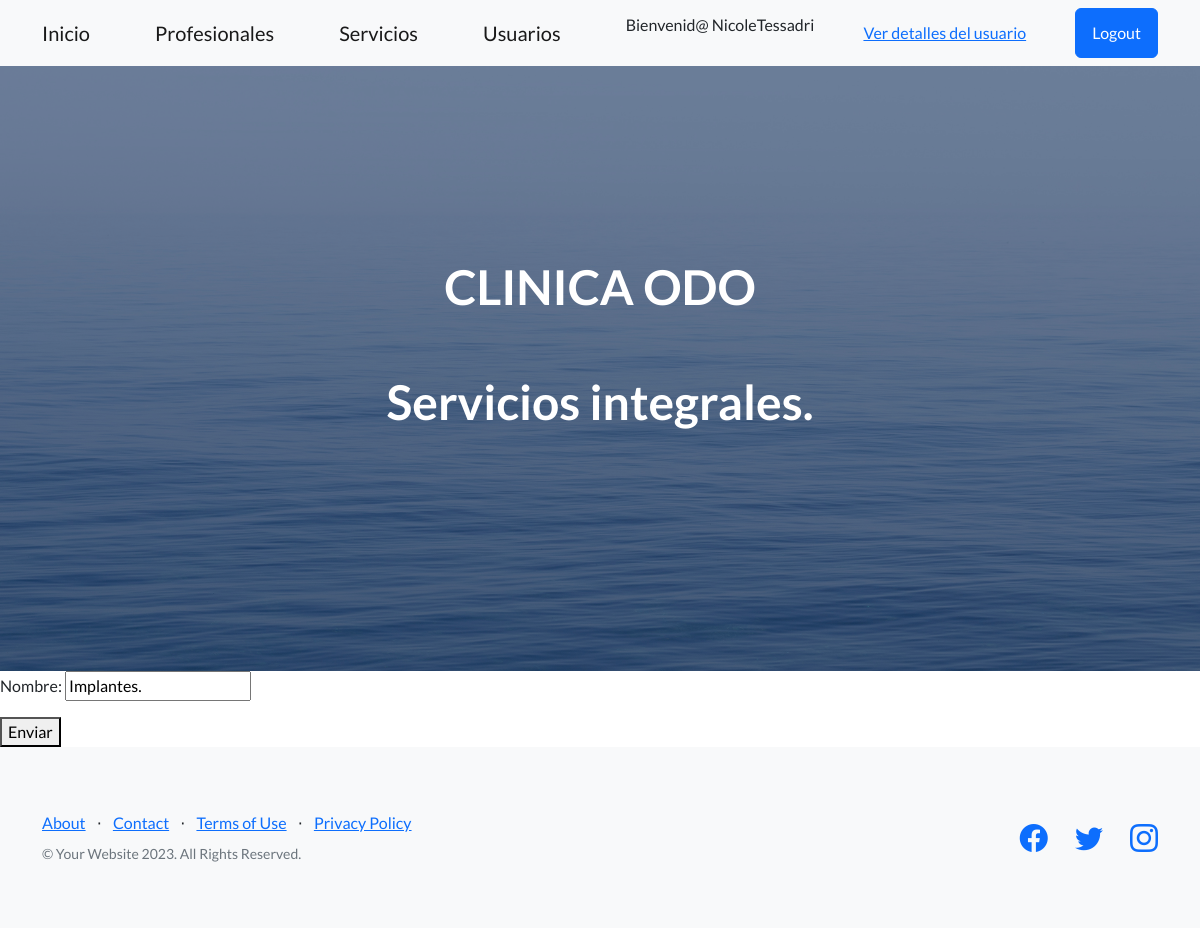
The app's page /ClinicaODO/actualizar-servicio/3 (signed in), older data.
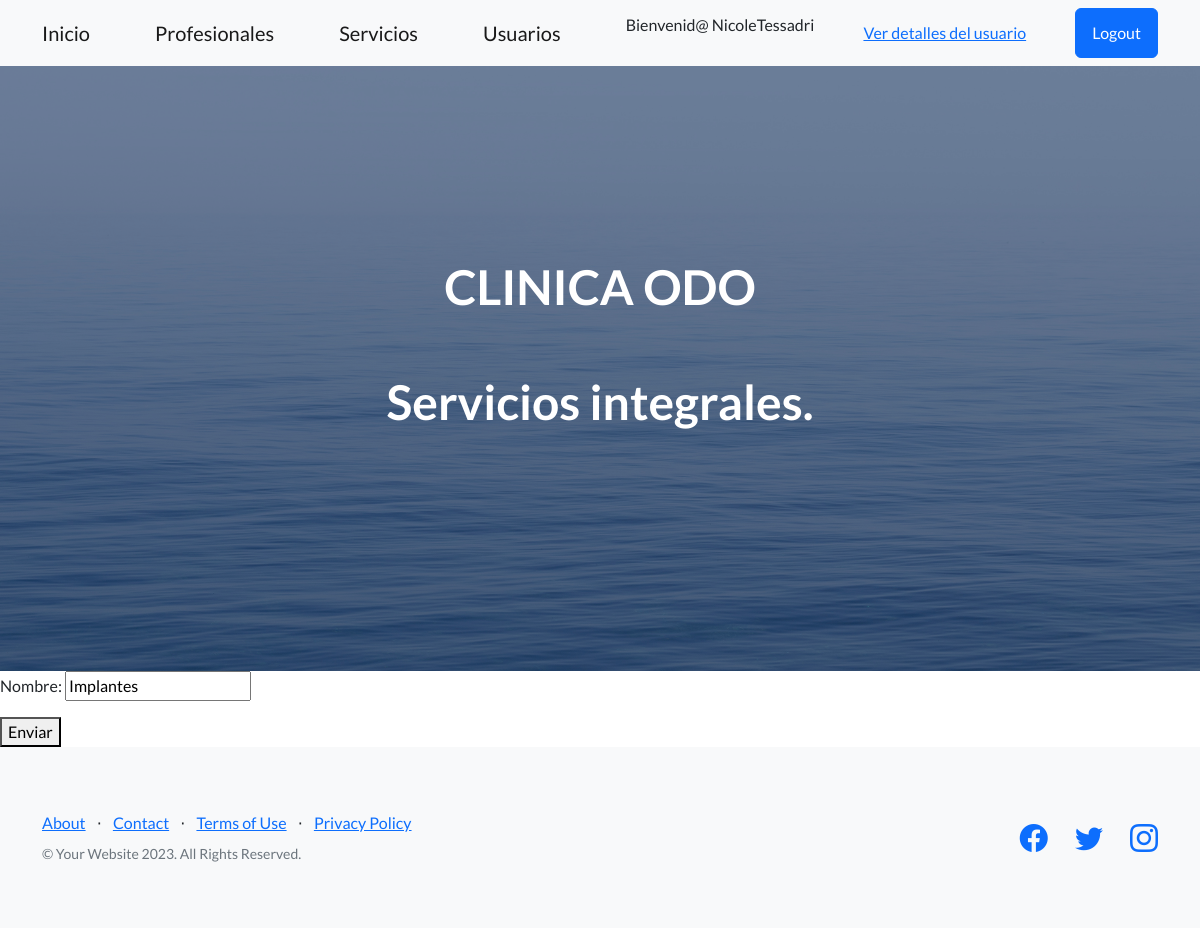
The same page, newer data.
### ClinicaODON/models.py (models this page shows, shortened)
class Servicios(models.Model):
   nombre= models.CharField(max_length=50)

### ClinicaODON/views.py (the view)
# urls.py: path('actualizar-servicio/<pk>', ServicioUpdate.as_view(), name="ActualizarServicios"),
class ServicioUpdate(LoginRequiredMixin, UpdateView):
    model = Servicios
    template_name = "servicio_update.html"
    fields= ("__all__")
    success_url= "/ClinicaODO/"
    context_object_name= "servicio"

### ClinicaODON/templates/servicio_update.html
{% extends 'padre.html' %}
{% block contenidoQueCambia %}
        <form action="{% url 'ActualizarServicios' servicio.id %}" method="post">{% csrf_token %}
            {{form.as_p}}
            <button type="submit">Enviar</button>
        </form>
{% endblock contenidoQueCambia %}

Row changes from the older to the newer data that the page shows:
changed Servicios: nombre "Implantes." → "Implantes"
